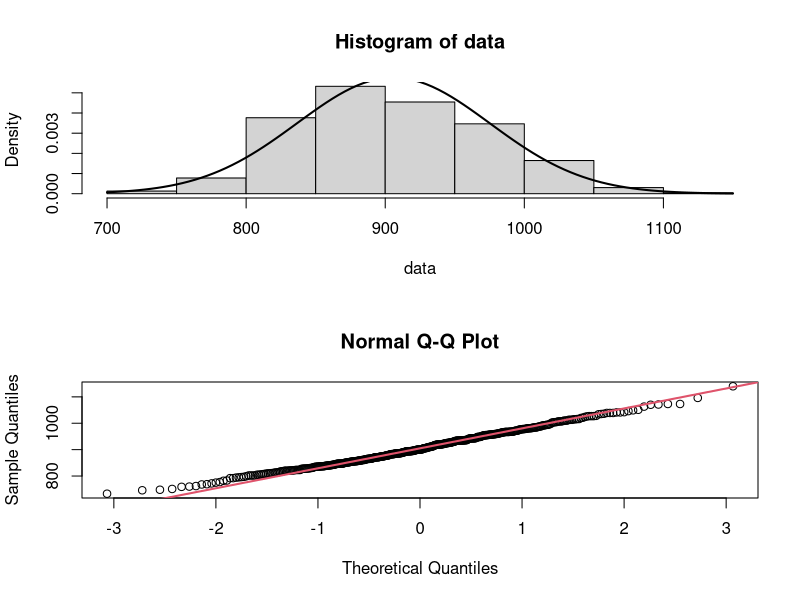

The R source for this figure:
# Exercise 6.2
data <- c(27, 26, 25, 24, 28, 25, 30, 30, 24)
result <- t.test(data, mu = 25, alternative = "greater")
print(result)

rm(list = ls())

# Exercise 6.3
library(boot)
data <- channing$entry
# a----
par(mfrow = c(2, 1))
hist(data, freq = F)
curve(dnorm(x, mean = mean(data), sd = sd(data)), add = T, lwd = 2)

qqnorm(data)
qqline(data, lwd = 2, col = 2)
dev.off()

# b----
alpha <- 0.05
sample_sd <- sd(data)
sample_size <- length(data)
sample_mean <- mean(data)
t_score <- qt(1 - alpha/2, df = sample_size - 1)
(ci <- sample_mean + c(-1, 1) * sample_sd / sqrt(sample_size) * t_score)

# c----
entry_by_years <- data / 12
(result <- t.test(entry_by_years, mu = 75))

rm(list = ls())


# Exercise 6.4
number_of_heads <- 48
total_flips <- 100
observed_proportion <- number_of_heads / total_flips
(result <- prop.test(number_of_heads, total_flips, p = 0.5, conf.level = 0.90))

rm(list = ls())


# Exercise 6.10
library(boot)
data(channing)

# a----
gender <- channing$sex

p_w <- sum(gender == "Female") / length(gender)
p_m <- sum(gender == "Male") / length(gender)

# Set the expected ratio based on the null hypothesis
expected_ratio <- 4
p_w_expected <- expected_ratio / (1 + expected_ratio)

# Calculate the expected proportions
p_m_expected <- 1 - p_w_expected

# Calculate the standard error of the difference in proportions
se_diff <- sqrt(p_w_expected * p_m_expected * (1/sum(gender == "Female") + 1/sum(gender == "Male")))

# Calculate the Z-test statistic
z_stat <- (p_w - p_w_expected) / se_diff

# Calculate the p-value
p_value <- 2 * pnorm(abs(z_stat), lower.tail = FALSE)

# Set the significance level
alpha <- 0.05

# Check if the p-value is less than the significance level
if (p_value < alpha) {
  cat("Reject the null hypothesis. There is evidence that the ratio of women to men is not 4:1.")
} else {
  cat("Fail to reject the null hypothesis. There is not enough evidence to suggest a difference in the ratio.")
}

# b----
age_men <- channing$entry[channing$sex == "Male"]
age_women <- channing$entry[channing$sex == "Female"]

# Calculate the means
mean_men <- mean(age_men)
mean_women <- mean(age_women)

# Calculate the standard deviations
sd_men <- sd(age_men)
sd_women <- sd(age_women)

# Calculate the sample sizes
n_men <- length(age_men)
n_women <- length(age_women)

# Calculate the standard errors of the means
se_men <- sd_men / sqrt(n_men)
se_women <- sd_women / sqrt(n_women)

# Calculate the pooled standard error
pooled_se <- sqrt((sd_men^2 / n_men) + (sd_women^2 / n_women))

# Calculate the t-statistic
t_stat <- (mean_men - mean_women) / pooled_se

# Calculate the degrees of freedom
df <- n_men + n_women - 2

# Calculate the two-tailed p-value
p_value <- 2 * pt(abs(t_stat), df, lower.tail = FALSE)

# Set the significance level
alpha <- 0.05

# Check if the p-value is less than the significance level
if (p_value < alpha) {
  cat("Reject the null hypothesis. There is evidence that the mean age of entry is different for men and women.")
} else {
  cat("Fail to reject the null hypothesis. There is not enough evidence to suggest a difference in the mean age of entry.")
}
# c----
# Extract age of entry information and gender
age <- channing$entry / 12
gender <- channing$sex

# Create a binary variable indicating whether the entry age is before 80
before_80 <- ifelse(age < 80, 1, 0)

# Create contingency table for men and women
table_gender_before_80 <- table(gender, before_80)

# Extract counts for men and women entering before 80
count_men_before_80 <- table_gender_before_80["Male", 2]
count_women_before_80 <- table_gender_before_80["Female", 2]

# Calculate proportions for men and women entering before 80
prop_men_before_80 <- count_men_before_80 / sum(table_gender_before_80["Male", ])
prop_women_before_80 <- count_women_before_80 / sum(table_gender_before_80["Female", ])

# Calculate the observed difference in proportions
observed_diff <- prop_women_before_80 - prop_men_before_80

# Assuming large enough sample sizes, perform a z-test for proportions
# Calculate standard error of the difference
se_diff <- sqrt((prop_men_before_80 * (1 - prop_men_before_80)) / sum(table_gender_before_80["Male", ]) +
                  (prop_women_before_80 * (1 - prop_women_before_80)) / sum(table_gender_before_80["Female", ]))

# Calculate the z-statistic
z_stat <- observed_diff / se_diff

# Calculate the one-tailed p-value
p_value <- pnorm(z_stat, lower.tail = FALSE)

# Set the significance level
alpha <- 0.05

# Check if the p-value is less than the significance level
if (p_value < alpha) {
  cat("Reject the null hypothesis. There is evidence that the proportion of women entering before 80 is bigger than for men.")
} else {
  cat("Fail to reject the null hypothesis. There is not enough evidence to suggest a difference in proportions.")
}

